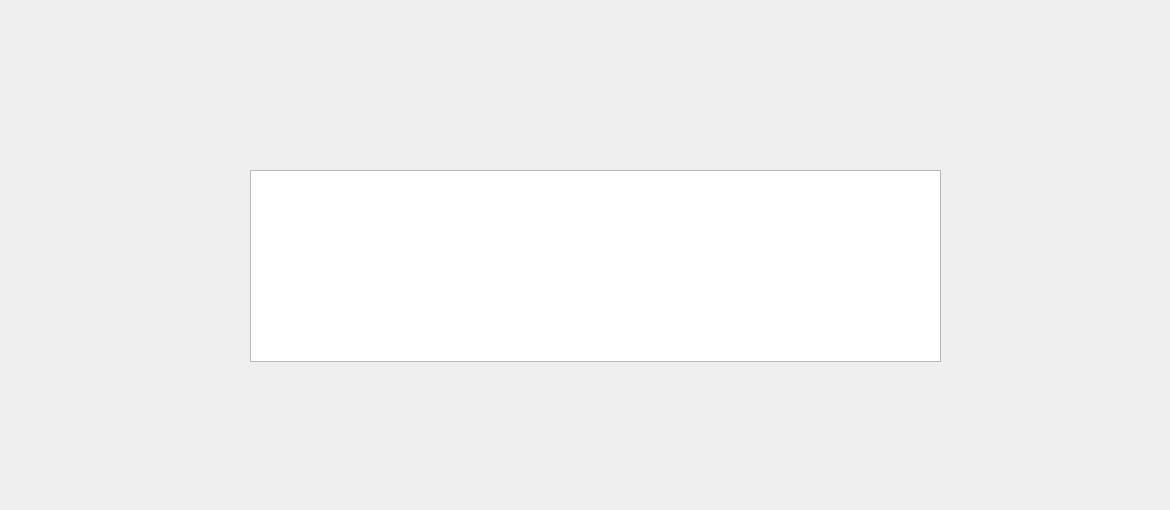
      <widget class="QWidget" name="afficher_employe">
       <property name="styleSheet">
        <string notr="true">#afficher_employe{
background-color: transparent;
border-image: url(:back2.jpg);
background: none;
border: none;
background-repeat: none;
}
</string>
       </property>
       <widget class="QTableView" name="tableView_employe">
        <property name="geometry">
         <rect>
          <x>250</x>
          <y>170</y>
          <width>691</width>
          <height>192</height>
         </rect>
        </property>
        <property name="font">
         <font>
          <family>Javanese Text</family>
          <pointsize>14</pointsize>
         </font>
        </property>
       </widget>
       <widget class="QPushButton" name="pushButton_Close_affe">
        <property name="geometry">
         <rect>
          <x>1130</x>
          <y>10</y>
          <width>31</width>
          <height>31</height>
         </rect>
        </property>
        <property name="styleSheet">
         <string notr="true">#pushButton_Close_affe {
background-color: transparent;
border-image: url(:close.png);
background: none;
border: none;
background-repeat: none;
}
</string>
        </property>
        <property name="text">
         <string/>
        </property>
       </widget>
       <widget class="QPushButton" name="pushButton_annuler_affe">
        <property name="geometry">
         <rect>
          <x>490</x>
          <y>440</y>
          <width>231</width>
          <height>61</height>
         </rect>
        </property>
        <property name="styleSheet">
         <string notr="true">#pushButton_annuler_affe{
background-color: transparent;
border-image: url(:Annuler.png);
background: none;
border: none;
background-repeat: none;
}</string>
        </property>
        <property name="text">
         <string/>
        </property>
       </widget>
      </widget>
